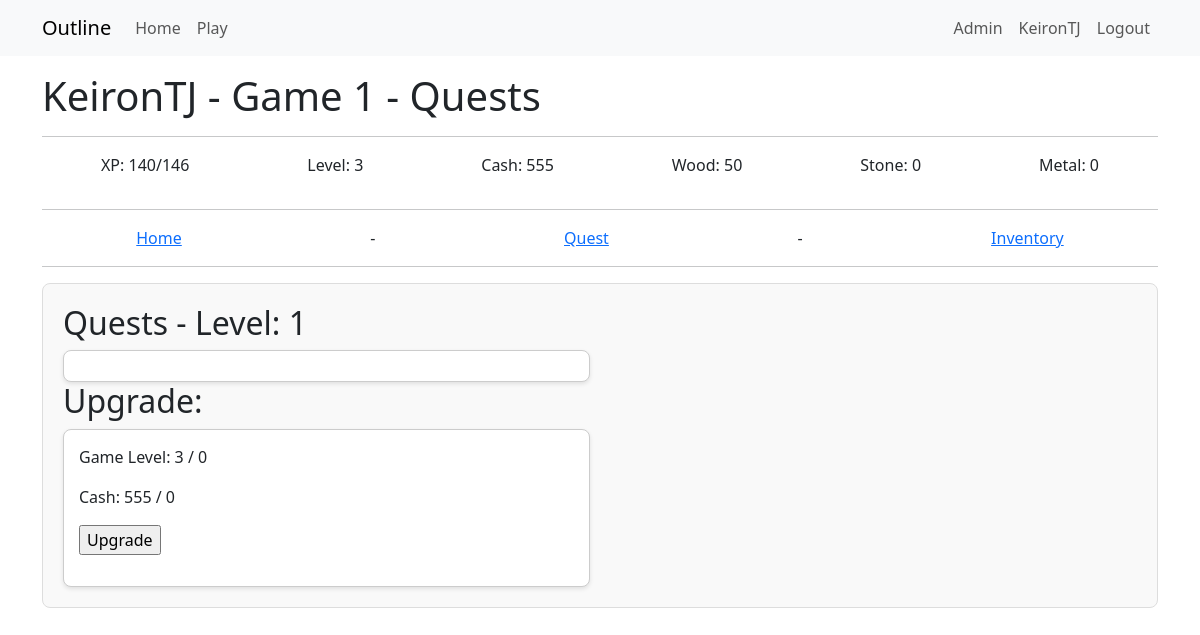
Page /building_resource/1 (signed in) on the earlier database version.
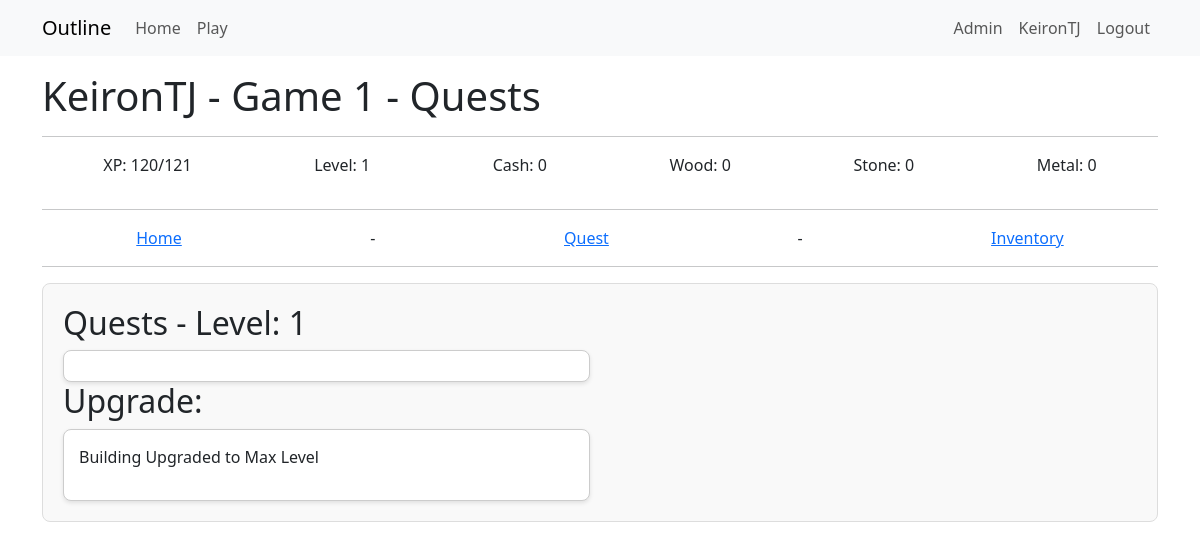
Same page on the later database version.
### app/models.py (models this page shows)
class Game(db.Model):
    __tablename__ = 'game'
    id = db.Column(db.Integer, primary_key=True)
    user_id = db.Column(db.Integer, db.ForeignKey('user.id'), nullable=False)
    game_name = db.Column(db.String(64))
    game_exists = db.Column(db.Boolean, default=True)
    entry_date = db.Column(db.DateTime, default=datetime.now(timezone.utc))
    xp = db.Column(db.Integer, default=0)
    level = db.Column(db.Integer, default=0)
    cash = db.Column(db.Integer, default=0)
    wood = db.Column(db.Integer, default=0)
    stone = db.Column(db.Integer, default=0)
    metal = db.Column(db.Integer, default=0)
    next_level_xp_required = db.Column(db.Integer, default=110)
    user = db.relationship("User", back_populates="game")
    inventories = db.relationship("InventoryUser", back_populates="game")
    quest_progress = db.relationship("QuestProgress", back_populates="game")
    building_progress = db.relationship("BuildingProgress", back_populates="game")
    resource_logs = db.relationship("ResourceLog", back_populates="game")
    hero_progress = db.relationship("HeroProgress", back_populates="game")
    hero_slots = db.relationship("HeroSlots", back_populates="game")

### app/game/routes.py (the view)
@bp.route('/building_resource/<building_progress_id>', methods=['GET', 'POST'])
@login_required
def building_resource(building_progress_id):
    building_progress = BuildingProgress.query.filter_by(id=building_progress_id).first()
    game = g.game  # Optimized query
    if not current_user.is_admin() and current_user.activegame != int(game.id):
        return redirect(url_for('admin.not_admin'))
    collectresourcesform = CollectResourcesForm()
    upgradebuildingform = UpgradeBuildingForm()
    buildingservice = GameBuildingService(building_progress_id=building_progress_id)
    buildingservice.calculate_accrued_resources()
    required_resources = buildingservice._calculate_required_resources()
    if request.method == 'POST' and collectresourcesform.collect_button.data:
        buildingservice.collect_resources()
        return redirect(url_for('game.building_resource', building_progress_id=building_progress_id))
    if request.method == 'POST' and upgradebuildingform.upgrade_button.data:
        buildingservice.upgrade_building()
        return redirect(url_for('game.building_resource', building_progress_id=building_progress_id))
    return render_template("game/buildings/building_resource.html",
                           title=building_progress.building.building_name,
                            game=game,
                            building_progress=building_progress,
                            buildingservice=buildingservice,
                            collectresourcesform=collectresourcesform,
                            upgradebuildingform=upgradebuildingform,
                            required_resources=required_resources)

### app/game/forms.py
class CollectResourcesForm(FlaskForm):
    collect_button = SubmitField('Collect Resources')

class UpgradeBuildingForm(FlaskForm):
    upgrade_button = SubmitField('Upgrade')

### app/game/__init__.py (called while the page is built)
@bp.before_app_request
def before_request():
    load_game()

### app/game/buildings/building_services.py (called while the page is built)
    def _get_building_progress(self) -> BuildingProgress:
        building = BuildingProgress.query.get(self.building_progress_id)
        if building is None:
            raise ValueError(f"BuildingProgress with ID {self.building_progress_id} not found.")
        return building

    def calculate_accrued_resources(self):
        minutes = self.calculate_time_to_collect()
        self.building.accrued_cash = round(self.building.cash_per_minute * minutes)
        self.building.accrued_xp = round(self.building.xp_per_minute * minutes)
        self.building.accrued_wood = round(self.building.wood_per_minute * minutes)
        self.building.accrued_stone = round(self.building.stone_per_minute * minutes)
        self.building.accrued_metal = round(self.building.metal_per_minute * minutes)

    def check_resources_to_collect(self):
        return self.building.accrual_start_time is not None

### app/templates/game/buildings/building_resource.html (shortened to what this page needs)
{% extends "game/game_base.html" %}
{% block content2 %}
<div class="building-section">
    <h2>{{ building_progress.building.building_name }} - Level: {{ building_progress.building_level }}</h2>
    <div class="resource-info">
        <div class="resource-card">
        </div>
    </div>
    <h2>Upgrade:</h2>
    <div class="resource-info">
        <div class="resource-card">
            {% if building_progress.building_level >= building_progress.building.max_building_level %}
            <p>Building Upgraded to Max Level</p>
            {% else %}
            <p>Game Level: {{ game.level }} / {{ required_resources.level }}</p>
            <p>Cash: {{ game.cash }} / {{ required_resources.cash }}</p>
            {% if buildingservice.check_upgrade_requirements() %}
            <form action="" method="post">
                <p>{{ upgradebuildingform.upgrade_button() }}</p>
            </form>
            {% else %}
            <p>Requirements not met</p>
            {% endif %}
            {% endif %}
        </div>
    </div>
</div>
{% endblock content2 %}

### app/templates/game/game_base.html (shortened to what this page needs)
{% extends "base.html" %}
{% block content %}
<h1>  {{ game.user.username }} - {{ game.game_name }} - {{ title }}  </h1>
<hr>
<div style="display: flex; justify-content: space-around;">
    <p>XP: {{ game.xp }}/{{game.next_level_xp_required}}</p>
    <p>Level: {{ game.level}}</p>
    <p>Cash: {{ game.cash }}</p>
    <p>Wood: {{ game.wood }}</p>
    <p>Stone: {{ game.stone }}</p>
    <p>Metal: {{ game.metal }}</p>
</div>
<hr>
<div style="display: flex; justify-content: space-around;">
    <a href="{{ url_for('game.play', game_id=game.id) }}">Home</a> -
    {% for building in game.building_progress %}
       {% if building.building.id == 1 %}
            <a href="{{ url_for('game.building_quests', building_progress_id=building.id) }}">Quest</a> -
       {% endif %}
    {% endfor %}
    <a href="{{ url_for('game.building_inventory', game_id=game.id) }}"> Inventory </a>
</div>
<hr>
{% block content2 %}  {% endblock content2 %}
{% endblock content %}

Differences in the rows shown:
changed Game "Game 1": xp "140" → "120"; next_level_xp_required "146" → "121"; level "3" → "1"; cash "555" → "0"; wood "50" → "0"; level "3" → (not shown); cash "555" → (not shown)
changed Buildings "Quests": max_building_level 25 → 1 (drawn)
Other differences:
{{ required_resources.level }}: "0" → (not shown)
{{ required_resources.cash }}: "0" → (not shown)
form field upgrade_button: "Upgrade" → (not shown)
text no longer shown: "Game Level: / Cash: /"
text now shown: "Building Upgraded to Max Level"
